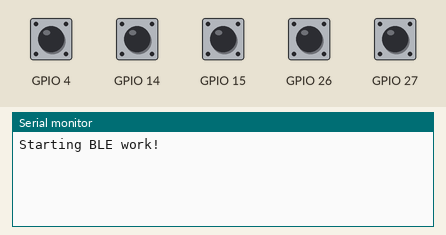
The program below on a simulated ESP32. Shown: the last lines printed to the serial monitor. The test bench sets the inputs (shaded band); at power-on: GPIO 4, GPIO 14, GPIO 15, GPIO 26, GPIO 27 HIGH. USB keyboard and mouse output is not drawn.

Above: at 1.2 s.
1.3 s: GPIO 4 pulled LOW for 0.15 s
At 2.6 s:
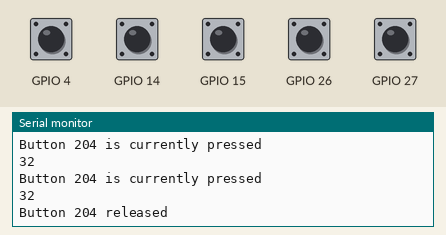
2.9 s: GPIO 14 pulled LOW for 0.15 s
At 3.9 s:
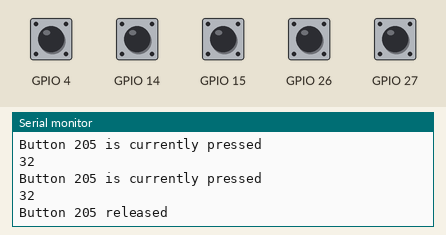
4.5 s: GPIO 15 pulled LOW for 0.15 s
At 5.2 s:
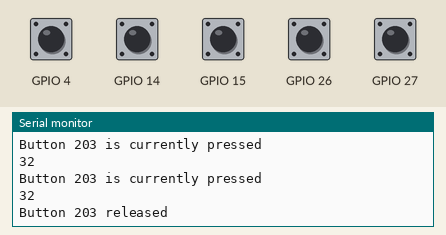
6.1 s: GPIO 26 pulled LOW for 0.15 s
At 7.4 s:
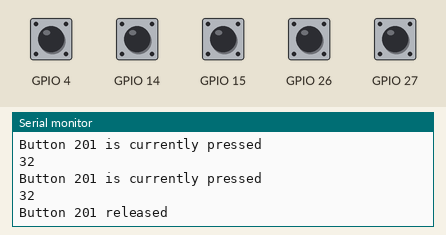
7.7 s: GPIO 27 pulled LOW for 0.15 s
At 8.8 s:
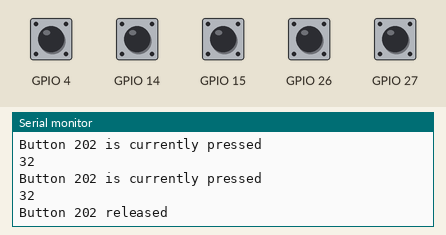
Timing chart, 0 to 10.3 s (numbered marks = the images above; inputs shaded):
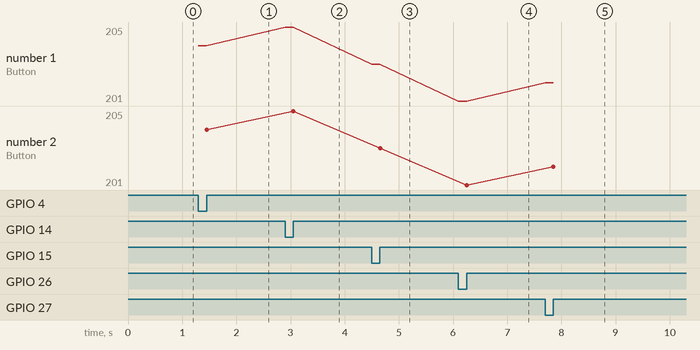

Measured:
- after the input at 1.3 s, the serial monitor: prints a new line at once (image 1)
- after the input at 2.9 s, the serial monitor: prints a new line at once (image 2)
- after the input at 4.5 s, the serial monitor: prints a new line at once (image 3)
- after the input at 6.1 s, the serial monitor: prints a new line at once (image 4)
- after the input at 7.7 s, the serial monitor: prints a new line at once (image 5)
- plotted number 1: 204 → 205 after the input at 2.9 s, 205 → 203 after the input at 4.5 s, 203 → 201 after the input at 6.1 s, 201 → 202 after the input at 7.7 s
- plotted number 2: 204 → 205 after the input at 2.9 s, 205 → 203 after the input at 4.5 s, 203 → 201 after the input at 6.1 s, 201 → 202 after the input at 7.7 s

The program:

main.cpp
```cpp
#include <Arduino.h>
#include <EasyButton.h>
#include <BleKeyboard.h>

BleKeyboard bleKeyboard;

struct ButtonConfig
{
  EasyButton button;
  bool isPressed;
  uint8_t keyCode;
};

ButtonConfig buttons[] = {
    {EasyButton(4), false, KEY_F11},        // Button1 connected to GPIO14
    {EasyButton(14), false, KEY_F12},       // Button2 connected to GPIO27
    {EasyButton(15), false, KEY_F10}, // Button3 connected to GPIO4
    {EasyButton(27), false, KEY_F9},  // Button4 connected to GPIO5
    {EasyButton(26), false, KEY_F8}      // Button5 connected to GPIO6
};

void pressButton(ButtonConfig &buttonConfig)
{
  if (bleKeyboard.isConnected() && !buttonConfig.isPressed)
  {
    bleKeyboard.press(buttonConfig.keyCode);
    buttonConfig.isPressed = true;
  }
}

void releaseButton(ButtonConfig &buttonConfig)
{
  if (bleKeyboard.isConnected())
  {
    bleKeyboard.release(buttonConfig.keyCode);
    buttonConfig.isPressed = false;
  }
}

void handleButtonPress(ButtonConfig &buttonConfig)
{
  if (buttonConfig.isPressed)
  {
    releaseButton(buttonConfig);

    Serial.print("Button ");
    Serial.print(buttonConfig.keyCode);
    Serial.println(" released");
  }
}

void handleButton1Press()
{
  handleButtonPress(buttons[0]);
}
void handleButton2Press()
{
  handleButtonPress(buttons[1]);
}
void handleButton3Press()
{
  handleButtonPress(buttons[2]);
}
void handleButton4Press()
{
  handleButtonPress(buttons[3]);
}
void handleButton5Press()
{
  handleButtonPress(buttons[4]);
}

void setup()
{
  Serial.begin(115200);

  for (auto &buttonConfig : buttons)
  {
    buttonConfig.button.begin();
  }

  buttons[0].button.onPressed(handleButton1Press);
  buttons[1].button.onPressed(handleButton2Press);
  buttons[2].button.onPressed(handleButton3Press);
  buttons[3].button.onPressed(handleButton4Press);
  buttons[4].button.onPressed(handleButton5Press);

  Serial.println("Starting BLE work!");
  bleKeyboard.begin();
}

void loop()
{
  for (auto &buttonConfig : buttons)
  {
    buttonConfig.button.read();

    if (buttonConfig.button.isPressed())
    {
      Serial.println(printf("Button %i is currently pressed\n", buttonConfig.keyCode));

      pressButton(buttonConfig);
    }
  }
}
```
